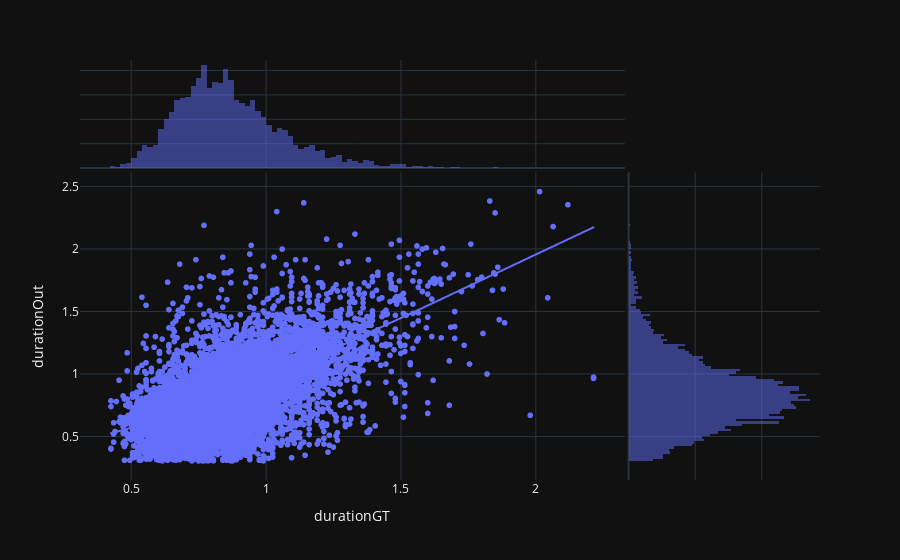

Here is the notebook cell this chart was saved with:
### Code cell
px.scatter(allTablesOut[allTablesOut.tp],x="durationGT",y="durationOut",trendline="lowess", marginal_y="histogram", marginal_x="histogram")

### Figure 1 — Plotly figure (JSON) as saved in the notebook; plotly's stock layout.template omitted (floating-point values rounded to 4 significant figures; data arrays with more than 128 entries replaced by an {"elided": "..."} marker saying what was removed)
{"data": [{"hovertemplate": "durationGT=%{x}<br>durationOut=%{y}<extra></extra>", "legendgroup": "", "marker": {"color": "#636efa", "symbol": "circle"}, "mode": "markers", "name": "", "showlegend": false, "x": {"elided": "8093 float values"}, "xaxis": "x", "y": {"elided": "8093 float values"}, "yaxis": "y", "type": "scattergl"}, {"alignmentgroup": "True", "bingroup": "x", "hovertemplate": "durationGT=%{x}<br>count=%{y}<extra></extra>", "legendgroup": "", "marker": {"color": "#636efa"}, "name": "", "offsetgroup": "", "opacity": 0.5, "showlegend": false, "x": {"elided": "8093 float values"}, "xaxis": "x3", "yaxis": "y3", "type": "histogram"}, {"alignmentgroup": "True", "bingroup": "y", "hovertemplate": "durationOut=%{y}<br>count=%{x}<extra></extra>", "legendgroup": "", "marker": {"color": "#636efa"}, "name": "", "offsetgroup": "", "opacity": 0.5, "showlegend": false, "xaxis": "x2", "y": {"elided": "8093 float values"}, "yaxis": "y2", "type": "histogram"}, {"hovertemplate": "<b>LOWESS trendline</b><br><br>durationGT=%{x}<br>durationOut=%{y} <b>(trend)</b><extra></extra>", "legendgroup": "", "marker": {"color": "#636efa", "symbol": "circle"}, "mode": "lines", "name": "", "showlegend": false, "x": {"elided": "8093 float values"}, "xaxis": "x", "y": {"elided": "8093 float values"}, "yaxis": "y", "type": "scattergl"}], "layout": {"xaxis": {"anchor": "y", "domain": [0.0, 0.7363], "title": {"text": "durationGT"}}, "yaxis": {"anchor": "x", "domain": [0.0, 0.7326], "title": {"text": "durationOut"}}, "xaxis2": {"anchor": "y2", "domain": [0.7413, 1.0], "matches": "x2", "showticklabels": false, "showline": false, "ticks": "", "showgrid": true}, "yaxis2": {"anchor": "x2", "domain": [0.0, 0.7326], "matches": "y", "showticklabels": false, "showgrid": true}, "xaxis3": {"anchor": "y3", "domain": [0.0, 0.7363], "matches": "x", "showticklabels": false, "showgrid": true}, "yaxis3": {"anchor": "x3", "domain": [0.7426, 1.0], "matches": "y3", "showticklabels": false, "showline": false, "ticks": "", "showgrid": true}, "xaxis4": {"anchor": "y4", "domain": [0.7413, 1.0], "matches": "x2", "showticklabels": false, "showgrid": true, "showline": false, "ticks": ""}, "yaxis4": {"anchor": "x4", "domain": [0.7426, 1.0], "matches": "y3", "showticklabels": false, "showline": false, "ticks": "", "showgrid": true}, "legend": {"tracegroupgap": 0}, "margin": {"t": 60}, "barmode": "overlay"}}
